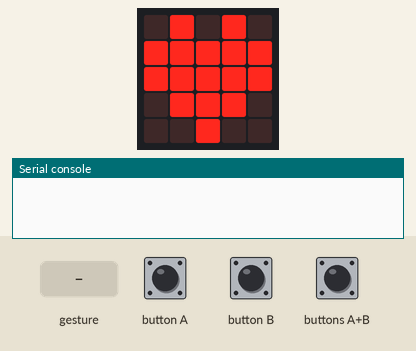
Recording of a program running on a simulated BBC micro:bit (MakeCode). Parts: the board's 5×5 LED display, the last lines printed to the serial console. The test bench sets the inputs (shaded band). No radio messages arrive unless stated (any console line starting 'radio sent:' is added by the test bench); a tilt is held for 1.5 s and a shake lasts 1 s, then the board lies face up again.

Above: at 0.01 s.
1.9 s: gesture 'tilt left'
At 2.5 s:
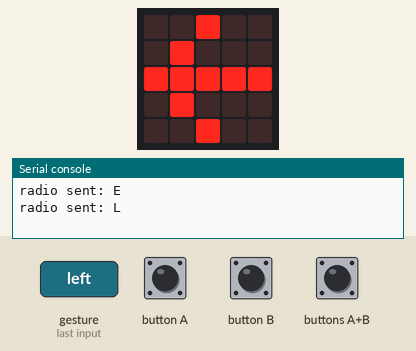
At 4.6 s:
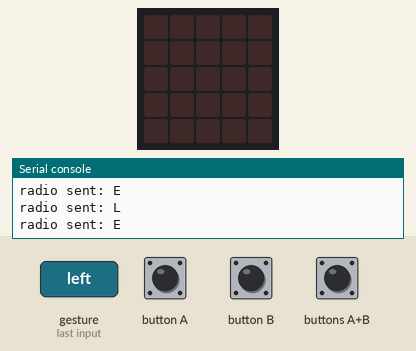
4.9 s: gesture 'tilt right'
At 6.0 s:
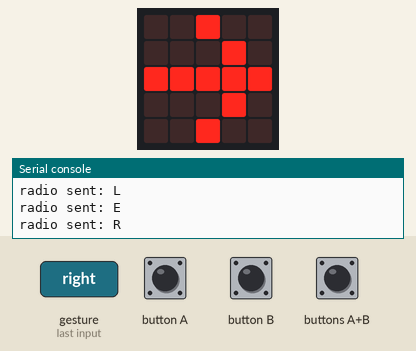
Timing chart, 0 to 7.9 s (numbered marks = the images above; inputs shaded):
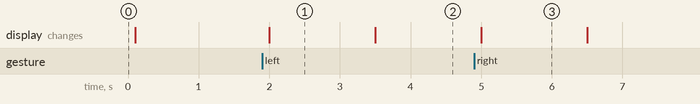

Measured:
- after the input at 1.9 s, the display: changes after 0.10 s (image 1)
- after the input at 4.9 s, the display: changes after 0.10 s (image 3)
- what the display in image 1 shows lasts 1.5 s, from 2.0 s to 3.5 s

The program:

main.ts
```typescript
input.onGesture(Gesture.TiltLeft, function () {
    basic.showLeds(`
        . . # . .
        . # . . .
        # # # # #
        . # . . .
        . . # . .
        `)
    radio.sendString("L")
})
input.onButtonPressed(Button.A, function () {
    radio.sendString("A")
})
input.onGesture(Gesture.ScreenUp, function () {
    basic.clearScreen()
    radio.sendString("E")
})
input.onButtonPressed(Button.AB, function () {
    radio.sendString("AB")
})
input.onButtonPressed(Button.B, function () {
    radio.sendString("B")
})
input.onGesture(Gesture.TiltRight, function () {
    basic.showLeds(`
        . . # . .
        . . . # .
        # # # # #
        . . . # .
        . . # . .
        `)
    radio.sendString("R")
})
basic.showIcon(IconNames.Heart)
radio.setGroup(18)
basic.forever(function () {

})
```

test.ts
```typescript
// 在這裡測試；當此封包作為擴充功能時，將不會編譯此內容。
```
